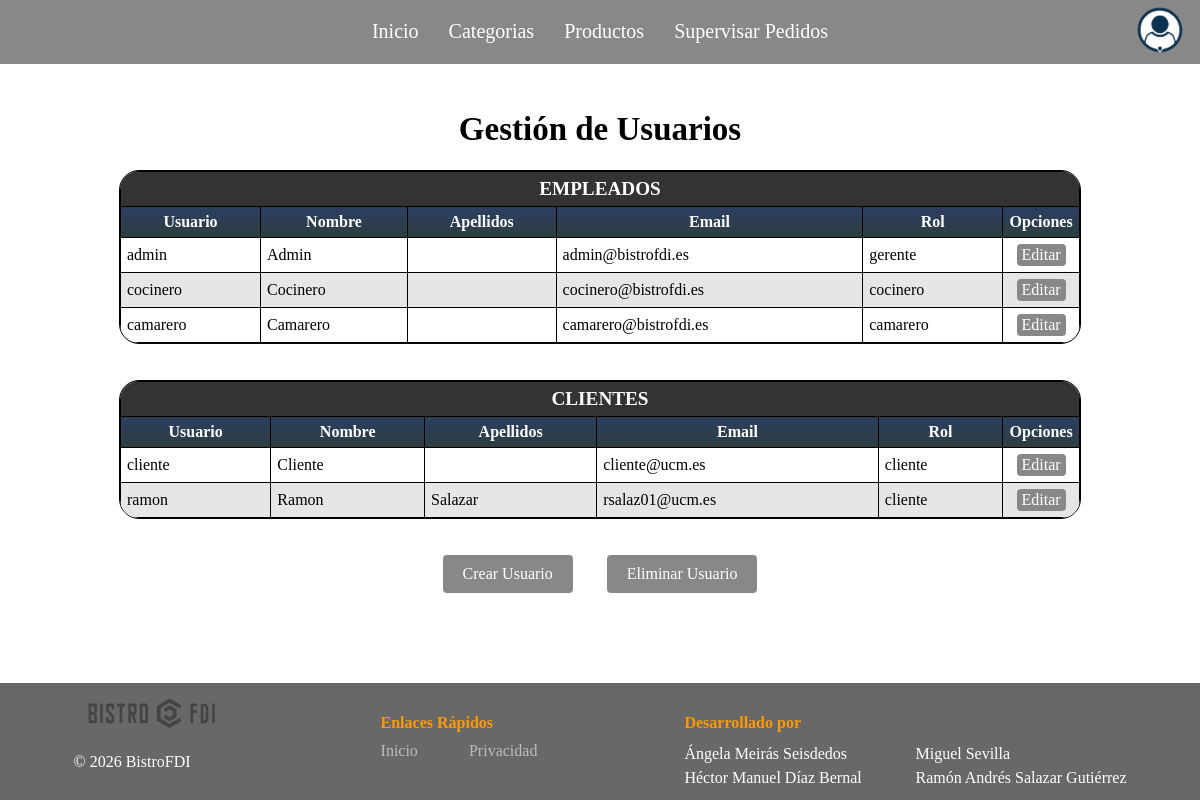
Screenshot of /practica2/includes/vistas/usuarios/ajustes_admin.php (signed in) with the database file from the repository.
### tables this page shows
CREATE TABLE `usuarios` (
  `id` int(11) NOT NULL,
  `nombre_usuario` varchar(50) NOT NULL,
  `email` varchar(100) NOT NULL,
  `nombre` varchar(50) NOT NULL,
  `apellidos` varchar(100) NOT NULL,
  `password` varchar(255) NOT NULL,
  `rol` enum('cliente','camarero','cocinero','gerente') DEFAULT 'cliente',
  `avatar` varchar(255) DEFAULT 'default.png'
);

### practica2/includes/clases/DAO/UsuarioDAO.php (called while the page is built, shortened)
<?php
class UsuarioDAO {
    public static function listaUsuarios() {
        global $db_connection;
        $lista = new SplDoublyLinkedList();
        $sql = "SELECT id, nombre_usuario, nombre, apellidos, email, rol, avatar FROM usuarios ORDER BY rol DESC, id";
        $resultado = mysqli_query($db_connection, $sql);
        if($resultado){
            while ($fila = mysqli_fetch_assoc($resultado)) {
                $lista->push(new Usuario($fila['id'], $fila['nombre_usuario'], $fila['nombre'], $fila['apellidos'], $fila['email'], $fila['rol'], $fila['avatar']));
            }
            $lista->rewind();
            return $lista;
        }
        else{
            throw new ErrorEnConsultaException('Ha habido un error al consultar la tabla usuarios');
        }
    }
}
?>

### practica2/includes/clases/SA/UsuarioSA.php (called while the page is built, shortened)
<?php
class UsuarioSA {
    public static function getListaUsuarios() {
        return UsuarioDAO::listaUsuarios();
    }
}
?>

### practica2/includes/clases/DTO/Usuario.php (called while the page is built, shortened)
<?php
class Usuario implements JsonSerializable {
    private $id;
    private $usuario;
    private $nombre;
    private $apellidos;
    private $email;
    private $rol;
    private $avatar;
    public function jsonSerialize(): mixed {
        return [
            'id' => $this->id,
            'nombre_usuario' => $this->usuario,
            'nombre' => $this->nombre,
            'apellidos' => $this->apellidos,
            'email' => $this->email,
            'rol' => $this->rol,
            'avatar' => $this->avatar
        ];
    }
    public function __construct($id, $usuario, $nombre, $apellidos, $email, $rol, $fotoPerfil) {
        $this->id = $id;
        $this->usuario = $usuario;
        $this->nombre = $nombre;
        $this->apellidos = $apellidos;
        $this->email = $email;
        $this->rol = $rol;
        $this->avatar = $fotoPerfil;
    }
    public function id() {
        return $this->id;
    }
    public function usuario() {
        return $this->usuario;
    }
    public function nombre() {
        return $this->nombre;
    }
    public function apellidos() {
        return $this->apellidos;
    }
    public function email() {
        return $this->email;
    }
    public function rol() {
        return $this->rol;
    }
    public function avatar() {
        return $this->avatar;
    }
}
?>

### practica2/includes/vistas/usuarios/ajustes_admin.php (the view, shortened to what this page needs)
<h1 id="titulo-descripcion">Gestión de Usuarios</h1>
<div class="contenedor-tabla-usuarios">
    <table class="tabla-usuarios" cellpadding="6">
        <tr>
            <th colspan="6" class="titulo-tabla">
                EMPLEADOS
            </th>
        </tr>
        <tr>
            <th>Usuario</th>
            <th>Nombre</th>
            <th>Apellidos</th>
            <th>Email</th>
            <th>Rol</th>
            <th>Opciones</th>
        </tr>
        <?php
            $lista_usuarios = UsuarioSA::getListaUsuarios();
            if ($lista_usuarios) {
                foreach ($lista_usuarios as $usuario){
                    $rolActual = $usuario->rol();
                    if($rolActual !== 'cliente'){
            ?>
                <tr>
                    <td><?php echo htmlspecialchars($usuario->usuario()); ?></td>
                    <td><?php echo htmlspecialchars($usuario->nombre()); ?></td>
                    <td><?php echo htmlspecialchars($usuario->apellidos()); ?></td>
                    <td><?php echo htmlspecialchars($usuario->email()); ?></td>
                    <td><?php echo htmlspecialchars($rolActual); ?></td>
                    <td class="columna-boton-editar">
                        <button class="boton-taba-usuarios" onclick='abrirModalEditarUsuario(<?php echo $usuario->id() . ", " . json_encode($usuario); ?>)'>Editar</button>
                    </td>
                </tr>
            <?php
                    }
                }
                $lista_usuarios->rewind();
            }
        ?>
    </table>
</div>
<br><br>
<div class="contenedor-tabla-usuarios">
    <table class="tabla-usuarios" cellpadding="6">
        <tr>
            <th colspan="6" class="titulo-tabla">
                CLIENTES
            </th>
        </tr>
        <tr>
            <th>Usuario</th>
            <th>Nombre</th>
            <th>Apellidos</th>
            <th>Email</th>
            <th>Rol</th>
            <th>Opciones</th>
        </tr>
        <?php
            if ($lista_usuarios) {
                foreach ($lista_usuarios as $usuario){
                    $rolActual = $usuario->rol();
                    if($rolActual === 'cliente'){
            ?>
                <tr>
                    <td><?php echo htmlspecialchars($usuario->usuario()); ?></td>
                    <td><?php echo htmlspecialchars($usuario->nombre()); ?></td>
                    <td><?php echo htmlspecialchars($usuario->apellidos()); ?></td>
                    <td><?php echo htmlspecialchars($usuario->email()); ?></td>
                    <td><?php echo htmlspecialchars($rolActual); ?></td>
                    <td class="columna-boton-editar">
                        <button class="boton-taba-usuarios" onclick='abrirModalEditarUsuario(<?php echo $usuario->id() . ", " . json_encode($usuario); ?>)'>Editar</button>
                    </td>
                </tr>
            <?php
                    }
                }
            }
        ?>
    </table>
</div>
<br><br>
<div>
    <a href="<?php echo RUTA_VISTAS . "/usuarios/apoyo/crear_usuario.php";?>"><button  class="botones-gestion-usuarios">Crear Usuario</button></a>
    <a href="<?php echo RUTA_VISTAS . "/usuarios/apoyo/eliminar_usuario.php";?>"><button class="botones-gestion-usuarios">Eliminar Usuario</button></a>
</div>
?><script>var diccionario_usuarios = <?php echo json_encode($usuarios_por_id); ?>;</script><?php
require("../comun/plantilla.php");
?>

### practica2/includes/vistas/comun/header.php (shortened to what this page needs)
<?php
$pagina_actual = basename($_SERVER['PHP_SELF']);
function clase_activa($nombre_archivo, $pagina_actual) {
    return ($nombre_archivo == $pagina_actual) ? 'enlace_seleccionado' : 'enlaces';
}
?>
<header class="navegacion" ><?php ?>
    <div class="header-izquierdo"></div>
    <nav class="navegacion_principal" aria-label="Navegación principal">
        <?php echo '<a class="'.clase_activa('index.php', $pagina_actual).'" href="'.RAIZ_APP.'/">Inicio</a>'; ?>
        <?php if($_SESSION['usuario']->rol() === 'gerente') {
            echo '<a class="'.clase_activa('categorias_gerente.php', $pagina_actual).'" href="'.RUTA_VISTAS.'/categorias/categorias_gerente.php">Categorias</a>';
            echo '<a class="'.clase_activa('productos_gerente.php', $pagina_actual).'" href="'.RUTA_VISTAS.'/productos/productos_gerente.php">Productos</a>';
            echo '<a class="'.clase_activa('pedidos_gerente.php', $pagina_actual).'" href="'.RUTA_VISTAS.'/pedidos/pedidos_gerente.php">Supervisar Pedidos</a>';
        }
        ?>
    </nav>
    <div class="header-derecho">
        <div class="usuario-menu-container">
            <figure class="avatar-container" onclick="toggleMenu()">
                <img src="<?php echo RUTA_IMG . '/perfiles/' . $_SESSION['usuario']->avatar(); ?>" alt="Icono de usuario" class="avatar">
            </figure>
        </div>
    </div>
</header>

### practica2/css/default.css (style rules this page uses)
body { margin: 0; display: flex; flex-direction: column; min-height: 100vh; }
.navegacion { top: 0; left: 0; position: fixed; width: 100%; height: 5.5%; display: flex; justify-content: center; justify-content: space-between; padding: 10px 0; background-color: #888888; z-index: 9999; }
.navegacion_principal { flex: 2; height: 100%; margin-left: auto; margin-right: auto; display: flex; gap: 10px; justify-content: center; }
.header-izquierdo, .header-derecho { display: flex; flex: 1; display: flex; align-items: center; }
.header-derecho { justify-content: flex-end; }
.enlaces { font-family: 'Times New Roman', Times, serif; font-size: 20px; padding: 10px; color: white; text-decoration: none; align-items: center; }
#titulo-descripcion { text-align: center; }
h1 { font-size: 33px; font-family: 'Times New Roman', Times, serif; }
table, tr, th, td { border: 1px solid black; }
.titulo-tabla { background-color: #333; color: white; text-align: center; font-size: 1.2rem; }
.contenedor-tabla-usuarios { width: 80%; border: 1px solid #000; border-radius: 20px; overflow: hidden; }
.tabla-usuarios { width: 100%; border-collapse: collapse; border: none; margin: 0; }
.tabla-usuarios tr:nth-child(even) { background-color: #e6e6e6; }
.tabla-usuarios tr:nth-child(2) { background: linear-gradient(to bottom, #2c3e60, #2c3e40); color: white; }
.boton-taba-usuarios { background-color: #888888; color: white; padding: 2px 5px; border: none; border-radius: 4px; cursor: pointer; font-size: 16px; font-family: 'Times New Roman', Times, serif; width: auto; }
.columna-boton-editar { text-align: center; vertical-align: middle; padding: none; width: 8%; }
.botones-gestion-usuarios { background-color: #888888; color: white; padding: 10px 20px; border: none; border-radius: 4px; cursor: pointer; font-size: 16px; font-family: 'Times New Roman', Times, serif; width: auto; margin: 0 15px; }
.avatar { height: 50px; border-radius: 50%; }
.avatar-container { margin-right: 15px; cursor: pointer; }
.usuario-menu-container { position: relative; display: inline-block; margin-bottom: 0; padding: 0; }

### rows the page displays
usuarios: avatar (picture), nombre_usuario "admin", nombre "Admin", email "admin@bistrofdi.es", rol "gerente"
usuarios: nombre_usuario "cocinero", nombre "Cocinero", email "cocinero@bistrofdi.es", rol "cocinero"
usuarios: nombre_usuario "camarero", nombre "Camarero", email "camarero@bistrofdi.es", rol "camarero"
usuarios: nombre_usuario "cliente", nombre "Cliente", email "cliente@ucm.es", rol "cliente"
usuarios: nombre_usuario "ramon", nombre "Ramon", apellidos "Salazar", email "rsalaz01@ucm.es", rol "cliente"
